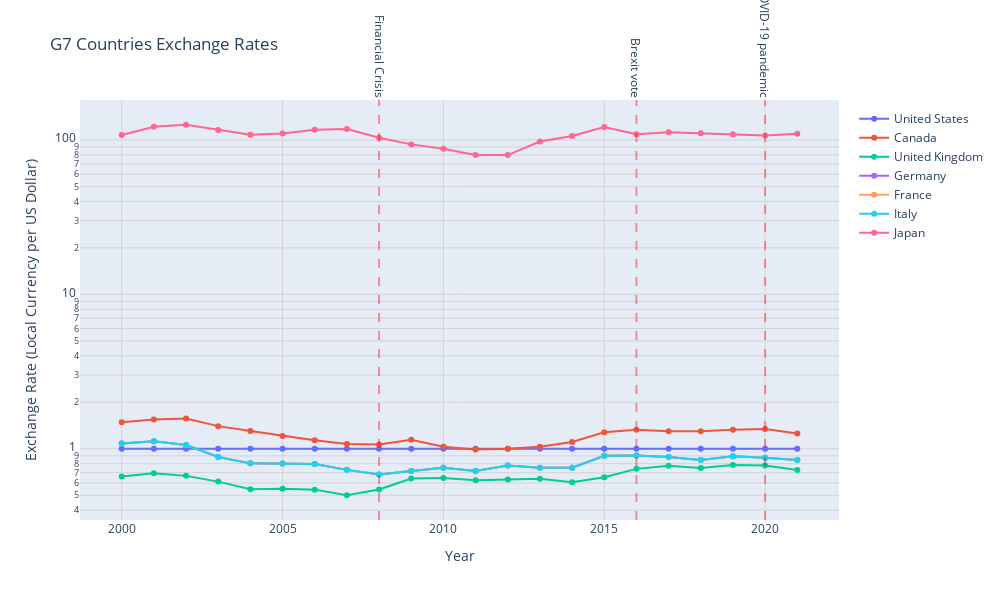

The notebook cell this image was saved under:
### Code cell
g7_countries = ['United States', 'Canada', 'United Kingdom', 
                'Germany', 'France', 'Italy', 'Japan']

g7_df = df[df['Country'].isin(g7_countries)]


fig = go.Figure()


for country in g7_countries:
    country_data = g7_df[g7_df['Country'] == country]
    fig.add_trace(
        go.Scatter(
            x=country_data['Year'],
            y=country_data['Value'],
            name=country,
            mode='lines+markers',
            hovertemplate=
            '<b>%{text}</b><br>' +
            'Year: %{x}<br>' +
            'Exchange Rate: %{y:.2f}<extra></extra>',
            text=[country]*len(country_data)
        )
    )

# Significant events
events = {
    2008: "Financial Crisis",
    2016: "Brexit vote",
    2020: "COVID-19 pandemic"
}

for year, event in events.items():
    fig.add_vline(
        x=year,
        line_dash="dash",
        line_color="red",
        opacity=0.4,
        annotation_text=event,
        annotation_textangle=90,
        annotation_position="top"
    )


fig.update_layout(
    title="G7 Countries Exchange Rates",
    xaxis_title="Year",
    yaxis_title="Exchange Rate (Local Currency per US Dollar)",
    yaxis_type="log",  
    hovermode='x unified',
    showlegend=True,
    legend=dict(
        yanchor="top",
        y=0.99,
        xanchor="left",
        x=1.02
    ),
    width=1000,
    height=600
)


fig.update_xaxes(showgrid=True, gridwidth=1, gridcolor='LightGray')
fig.update_yaxes(showgrid=True, gridwidth=1, gridcolor='LightGray')


fig.show()

### Figure 1 — Plotly figure (JSON) as saved in the notebook; plotly's stock layout.template omitted (floating-point values rounded to 4 significant figures)
{"data": [{"hovertemplate": "<b>%{text}</b><br>Year: %{x}<br>Exchange Rate: %{y:.2f}<extra></extra>", "mode": "lines+markers", "name": "United States", "text": ["United States", "United States", "United States", "United States", "United States", "United States", "United States", "United States", "United States", "United States", "United States", "United States", "United States", "United States", "United States", "United States", "United States", "United States", "United States", "United States", "United States", "United States"], "type": "scatter", "x": [2000, 2001, 2002, 2003, 2004, 2005, 2006, 2007, 2008, 2009, 2010, 2011, 2012, 2013, 2014, 2015, 2016, 2017, 2018, 2019, 2020, 2021], "y": [1.0, 1.0, 1.0, 1.0, 1.0, 1.0, 1.0, 1.0, 1.0, 1.0, 1.0, 1.0, 1.0, 1.0, 1.0, 1.0, 1.0, 1.0, 1.0, 1.0, 1.0, 1.0]}, {"hovertemplate": "<b>%{text}</b><br>Year: %{x}<br>Exchange Rate: %{y:.2f}<extra></extra>", "mode": "lines+markers", "name": "Canada", "text": ["Canada", "Canada", "Canada", "Canada", "Canada", "Canada", "Canada", "Canada", "Canada", "Canada", "Canada", "Canada", "Canada", "Canada", "Canada", "Canada", "Canada", "Canada", "Canada", "Canada", "Canada", "Canada"], "type": "scatter", "x": [2000, 2001, 2002, 2003, 2004, 2005, 2006, 2007, 2008, 2009, 2010, 2011, 2012, 2013, 2014, 2015, 2016, 2017, 2018, 2019, 2020, 2021], "y": [1.485, 1.549, 1.57, 1.401, 1.301, 1.211, 1.134, 1.074, 1.067, 1.142, 1.03, 0.9893, 0.9994, 1.03, 1.105, 1.279, 1.326, 1.298, 1.296, 1.327, 1.341, 1.254]}, {"hovertemplate": "<b>%{text}</b><br>Year: %{x}<br>Exchange Rate: %{y:.2f}<extra></extra>", "mode": "lines+markers", "name": "United Kingdom", "text": ["United Kingdom", "United Kingdom", "United Kingdom", "United Kingdom", "United Kingdom", "United Kingdom", "United Kingdom", "United Kingdom", "United Kingdom", "United Kingdom", "United Kingdom", "United Kingdom", "United Kingdom", "United Kingdom", "United Kingdom", "United Kingdom", "United Kingdom", "United Kingdom", "United Kingdom", "United Kingdom", "United Kingdom", "United Kingdom"], "type": "scatter", "x": [2000, 2001, 2002, 2003, 2004, 2005, 2006, 2007, 2008, 2009, 2010, 2011, 2012, 2013, 2014, 2015, 2016, 2017, 2018, 2019, 2020, 2021], "y": [0.6609, 0.6947, 0.6672, 0.6125, 0.5462, 0.55, 0.5435, 0.4998, 0.544, 0.6419, 0.6472, 0.6241, 0.633, 0.6397, 0.6077, 0.6545, 0.7406, 0.777, 0.7495, 0.7834, 0.78, 0.7271]}, {"hovertemplate": "<b>%{text}</b><br>Year: %{x}<br>Exchange Rate: %{y:.2f}<extra></extra>", "mode": "lines+markers", "name": "Germany", "text": ["Germany", "Germany", "Germany", "Germany", "Germany", "Germany", "Germany", "Germany", "Germany", "Germany", "Germany", "Germany", "Germany", "Germany", "Germany", "Germany", "Germany", "Germany", "Germany", "Germany", "Germany", "Germany"], "type": "scatter", "x": [2000, 2001, 2002, 2003, 2004, 2005, 2006, 2007, 2008, 2009, 2010, 2011, 2012, 2013, 2014, 2015, 2016, 2017, 2018, 2019, 2020, 2021], "y": [1.083, 1.117, 1.058, 0.884, 0.8039, 0.8038, 0.7964, 0.7297, 0.6799, 0.717, 0.7543, 0.7184, 0.7783, 0.7529, 0.7527, 0.9013, 0.9034, 0.8852, 0.8468, 0.8933, 0.8755, 0.8455]}, {"hovertemplate": "<b>%{text}</b><br>Year: %{x}<br>Exchange Rate: %{y:.2f}<extra></extra>", "mode": "lines+markers", "name": "France", "text": ["France", "France", "France", "France", "France", "France", "France", "France", "France", "France", "France", "France", "France", "France", "France", "France", "France", "France", "France", "France", "France", "France"], "type": "scatter", "x": [2000, 2001, 2002, 2003, 2004, 2005, 2006, 2007, 2008, 2009, 2010, 2011, 2012, 2013, 2014, 2015, 2016, 2017, 2018, 2019, 2020, 2021], "y": [1.083, 1.117, 1.058, 0.884, 0.8039, 0.8038, 0.7964, 0.7297, 0.6799, 0.717, 0.7543, 0.7184, 0.7783, 0.7529, 0.7527, 0.9013, 0.9034, 0.8852, 0.8468, 0.8933, 0.8755, 0.8455]}, {"hovertemplate": "<b>%{text}</b><br>Year: %{x}<br>Exchange Rate: %{y:.2f}<extra></extra>", "mode": "lines+markers", "name": "Italy", "text": ["Italy", "Italy", "Italy", "Italy", "Italy", "Italy", "Italy", "Italy", "Italy", "Italy", "Italy", "Italy", "Italy", "Italy", "Italy", "Italy", "Italy", "Italy", "Italy", "Italy", "Italy", "Italy"], "type": "scatter", "x": [2000, 2001, 2002, 2003, 2004, 2005, 2006, 2007, 2008, 2009, 2010, 2011, 2012, 2013, 2014, 2015, 2016, 2017, 2018, 2019, 2020, 2021], "y": [1.083, 1.117, 1.058, 0.884, 0.8039, 0.8038, 0.7964, 0.7297, 0.6799, 0.717, 0.7543, 0.7184, 0.7783, 0.7529, 0.7527, 0.9013, 0.9034, 0.8852, 0.8468, 0.8933, 0.8755, 0.8455]}, {"hovertemplate": "<b>%{text}</b><br>Year: %{x}<br>Exchange Rate: %{y:.2f}<extra></extra>", "mode": "lines+markers", "name": "Japan", "text": ["Japan", "Japan", "Japan", "Japan", "Japan", "Japan", "Japan", "Japan", "Japan", "Japan", "Japan", "Japan", "Japan", "Japan", "Japan", "Japan", "Japan", "Japan", "Japan", "Japan", "Japan", "Japan"], "type": "scatter", "x": [2000, 2001, 2002, 2003, 2004, 2005, 2006, 2007, 2008, 2009, 2010, 2011, 2012, 2013, 2014, 2015, 2016, 2017, 2018, 2019, 2020, 2021], "y": [107.8, 121.5, 125.4, 115.9, 108.2, 110.2, 116.3, 117.8, 103.4, 93.57, 87.78, 79.81, 79.79, 97.6, 105.9, 121.0, 108.8, 112.2, 110.4, 109.0, 106.8, 109.8]}], "layout": {"annotations": [{"showarrow": false, "text": "Financial Crisis", "textangle": 90, "x": 2008, "xanchor": "center", "xref": "x", "y": 1, "yanchor": "bottom", "yref": "y domain"}, {"showarrow": false, "text": "Brexit vote", "textangle": 90, "x": 2016, "xanchor": "center", "xref": "x", "y": 1, "yanchor": "bottom", "yref": "y domain"}, {"showarrow": false, "text": "COVID-19 pandemic", "textangle": 90, "x": 2020, "xanchor": "center", "xref": "x", "y": 1, "yanchor": "bottom", "yref": "y domain"}], "height": 600, "hovermode": "x unified", "legend": {"x": 1.02, "xanchor": "left", "y": 0.99, "yanchor": "top"}, "shapes": [{"line": {"color": "red", "dash": "dash"}, "opacity": 0.4, "type": "line", "x0": 2008, "x1": 2008, "xref": "x", "y0": 0, "y1": 1, "yref": "y domain"}, {"line": {"color": "red", "dash": "dash"}, "opacity": 0.4, "type": "line", "x0": 2016, "x1": 2016, "xref": "x", "y0": 0, "y1": 1, "yref": "y domain"}, {"line": {"color": "red", "dash": "dash"}, "opacity": 0.4, "type": "line", "x0": 2020, "x1": 2020, "xref": "x", "y0": 0, "y1": 1, "yref": "y domain"}], "showlegend": true, "title": {"text": "G7 Countries Exchange Rates"}, "width": 1000, "xaxis": {"gridcolor": "LightGray", "gridwidth": 1, "showgrid": true, "title": {"text": "Year"}}, "yaxis": {"gridcolor": "LightGray", "gridwidth": 1, "showgrid": true, "title": {"text": "Exchange Rate (Local Currency per US Dollar)"}, "type": "log"}}}
